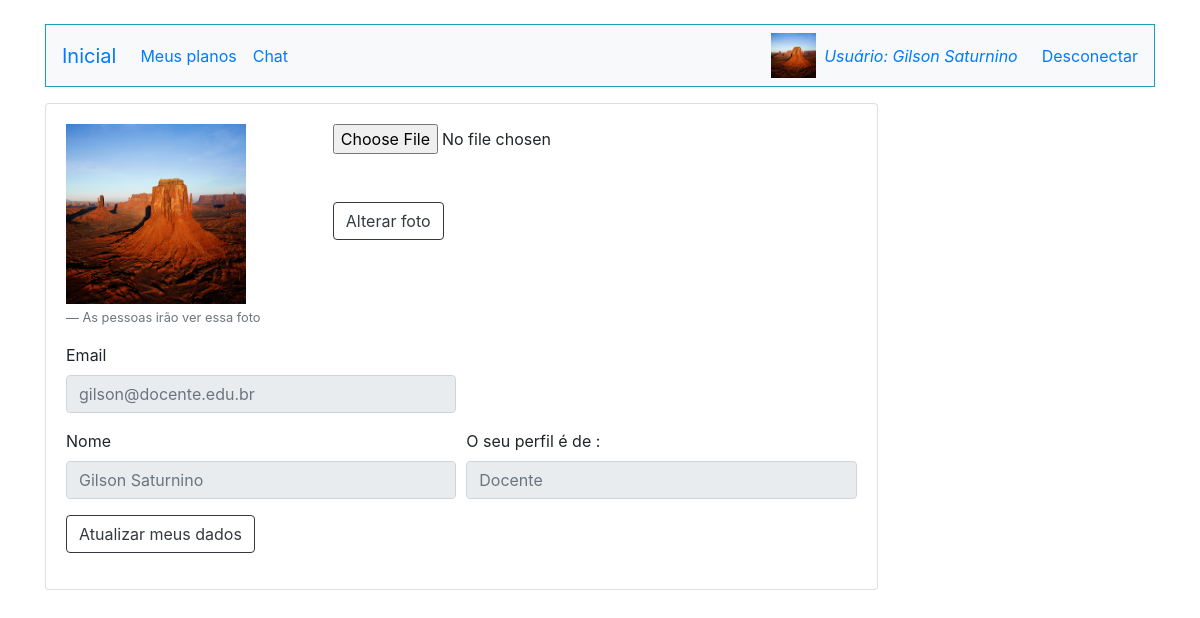
The page /MeuPerfil.php (signed in) on the database its author committed.
### tables this page shows
CREATE TABLE `imagens` (
  `id` int(11) NOT NULL,
  `nome` varchar(100) NOT NULL,
  `id_usuario` int(11) NOT NULL
);

CREATE TABLE `usuarios` (
  `id` int(11) NOT NULL,
  `email` varchar(255) NOT NULL,
  `nome` varchar(255) NOT NULL,
  `senha` varchar(255) NOT NULL,
  `perfil` varchar(255) NOT NULL,
  `colegiado` varchar(3) NOT NULL,
  `codigo_grupo` varchar(5) NOT NULL
);

### MeuPerfil.php (the view, shortened to what this page needs)
<html lang="en">
<head>
    <link rel="stylesheet" href="https://stackpath.bootstrapcdn.com/bootstrap/4.3.1/css/bootstrap.min.css"
>
</head>
<body>
    <div class="container">
        <?php
            require_once("Conexao.php");
            require_once("Cabecalho.php");
            $sql = "select * from usuarios where nome=?";
            $sqlprep = $conexao->prepare($sql);
            $sqlprep->bind_param("s",$_SESSION["nome"]);
            $sqlprep->execute();
            $resultadoSql = $sqlprep->get_result();
            $vetorUmregistro = mysqli_fetch_assoc($resultadoSql);
            $vetorTodosregistro = array();
            while($vetorUmregistro != null){
                array_push($vetorTodosregistro, $vetorUmregistro);
                $vetorUmregistro = mysqli_fetch_assoc($resultadoSql);
            }
            foreach($vetorTodosregistro as $registro){
                  $id_usuario = $registro['id'];
                  $email = $registro['email'];
                  $nome = $registro['nome'];
                  $perfil = $registro['perfil'];
            }
        ?>
    <div class="card w-75 mt-3">
        <div class="card-body">
                <div class="form-row">
                    <div class="form-group col-md-4">
                        <?php
                        $sql = "select id,nome from imagens where id_usuario=?";
                        $sqlprep = $conexao->prepare($sql);
                        $sqlprep->bind_param("i",$id_usuario);
                        $sqlprep->execute();
                        $resultadoSql = $sqlprep->get_result();
                        $registro= mysqli_fetch_assoc($resultadoSql);
                        $vetorRegistros = array();
                        while($registro !=null){
                            array_push($vetorRegistros,$registro);
                            $registro = mysqli_fetch_assoc($resultadoSql);
                            $validacao = 0;
                        }
                        foreach($vetorRegistros as $valor):
                            $foto =$valor["nome"];
                        endforeach;
                        if(isset($validacao)){ ?>
                            <img src="<?php echo "./imagens/".$foto; ?>" style="width:180px; height:180px;">
                        <?php
                        }else{ ?>
                            <img src="imagens/usuario.png" style="width:180px; height:180px;">
                        <?php
                        } ?>
                        <footer class="blockquote-footer mt-1">As pessoas irão ver essa foto </footer>
                    </div>
                         <div class="form-group col-md-4">
                             <form method="POST" action="AlterarFoto.php" enctype="multipart/form-data">
                                <input type="file" class="form-control-file" name="img" value=""><br>
                                <input type="submit" class="btn btn-outline-dark mt-4" value="Alterar foto" name="enviar">
                            </form>
                         </div>
                </div>
            <form method="POST" action="Atualizar.php">
              <div class="form-row">
                <div class="form-group col-md-6">
                  <label for="validationCustom01">Email</label>
                  <input type="text" class="form-control" id="validationCustom1" placeholder="<?=$email ?>" required readonly>
                </div>
              </div>
                <div class="form-row">
                    <div class="form-group col-md-6">
                        <label for="validationCustom03">Nome</label>
                        <input type="text" class="form-control" id="validationCustom03" placeholder="<?=$nome; ?>" required readonly>
                    </div>
                    <div class="form-group col-md-6">
                        <label for="validationCustom04">O seu perfil é de :</label>
                        <input type="text" class="form-control" id="validationCustom04" placeholder="<?=$perfil; ?>" required readonly>
                    </div>
                </div>
              <button type="submit" class="btn btn-outline-dark">Atualizar meus dados</button>
            </form>
        </div>
    </div>
</div>
</body>
</html>

### Cabecalho.php (shortened to what this page needs)
<html lang="en">
<head>
    <link rel="stylesheet" href="https://stackpath.bootstrapcdn.com/bootstrap/4.3.1/css/bootstrap.min.css"
>
</head>
<body>
    <?php
        require_once("Conexao.php");
    ?>
    <nav class="navbar navbar-expand-lg  bg-light border border-info mt-4">
        <a class="navbar-brand" href="index.php">Inicial</a>
        <div class="collapse navbar-collapse" id="navbarNavDropdown">
            <ul class="navbar-nav">
                <?php
                if(isset($_SESSION["nome"])){
                    if($_SESSION["perfil"]=="Coordenador"){
                 ?>
                <li class="nav-item">
                    <a class="nav-link" href="ListarCurso.php">Cursos</a>
                </li>
                <li class="nav-item">
                    <a class="nav-link" href="ListarDisciplina.php">Disciplinas </a>
                </li>
                <li class="nav-item">
                    <a class="nav-link" href="ListarPlano.php">Planos de Ensino</a>
                </li>
                <li class="nav-item">
                    <a class="nav-link" href="ListarUsuarios.php">Membros</a>
                </li>
                <li class="nav-item">
                    <a class="nav-link" href=" ListarGrupoCorrecao.php">Grupo Correção</a>
                </li>
                <?php
                }if($_SESSION["perfil"]=="Docente" || $_SESSION["cole"] == "sim" && $_SESSION["perfil"] != "Coordenador" && $_SESSION["perfil"] != 'Discente do Colegiado' && $_SESSION["perfil"] != 'Tecnico do Colegiado'){
                        ?>
                    <li class="nav-item">
                    <a class="nav-link" href="ListarPlanoMeus.php">Meus planos</a>
                    </li>
                <?php
                }if($_SESSION["cole"] == "sim" && $_SESSION["perfil"] != "Coordenador" ){ ?>
                     <li class="nav-item">
                    <a class="nav-link" href="ListarPlano.php">Planos de Ensino</a>
                </li>
               <?php } ?>
               <li class="nav-item">
                    <a class="nav-link" href="ListarUsuarios2.php">Chat</a>
                    </li>
                <?php }else{ ?>
                <li class="nav-item">
                    <a class="nav-link" href="Login.php">Login</a>
                </li>
                <?php }?>
            </ul>
        </div>
        <?php
        if(isset($_SESSION["nome"])){
        ?>
        <?php
                        $id_usuario = $_SESSION["id_logado"];
                        $sql = "select id,nome from imagens where id_usuario=?";
                        $sqlprep = $conexao->prepare($sql);
                        $sqlprep->bind_param("i",$id_usuario);
                        $sqlprep->execute();
                        $resultadoSql = $sqlprep->get_result();
                        $registro= mysqli_fetch_assoc($resultadoSql);
                        $vetorRegistros = array();
                        while($registro !=null){
                            array_push($vetorRegistros,$registro);
                            $registro = mysqli_fetch_assoc($resultadoSql);
                            $validacao = 0;
                        }
                        foreach($vetorRegistros as $valor):
                            $foto =$valor["nome"];
                        endforeach;
                        if(isset($validacao)){ ?>
                            <img src="<?php echo "./imagens/".$foto; ?>" style="width:45px; height:45px;">
                        <?php
                        }else{ ?>
                            <img src="imagens/usuario.png" style="width:45px; height:45px;">
                        <?php
                        } ?>
        <a href="MeuPerfil.php"><span class="mr-4 ml-2 mt-2">Usuário: <?= $_SESSION["nome"]; ?></span></a>
        <a href="MataSessao.php" class="text-decoration-none">Desconectar</a>
        <?php
        }
        ?>
    </nav>
</body>
</html>

### Cabecalho.php (style rules this page uses)
body { background-color:#ffffff; }
span { font-style: italic; }

### rows shown on the page
imagens: nome (picture)
usuarios: email "gilson@docente.edu.br", nome "Gilson Saturnino", perfil "Docente"

### other values the page prints
$_SESSION["nome"] "Gilson Saturnino"
